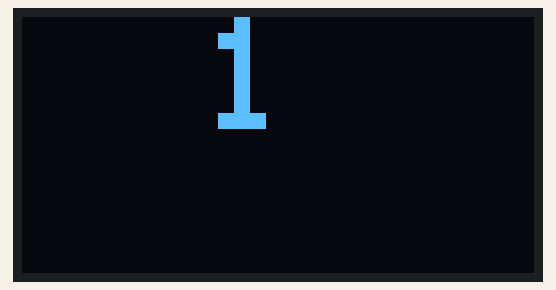
Bench run of a sketch on a simulated Arduino Uno, built with avr-gcc and run on an emulated ATmega328P. Parts: 128×64 one-colour display.

Above: at 0.1 s.
At 4.2 s:
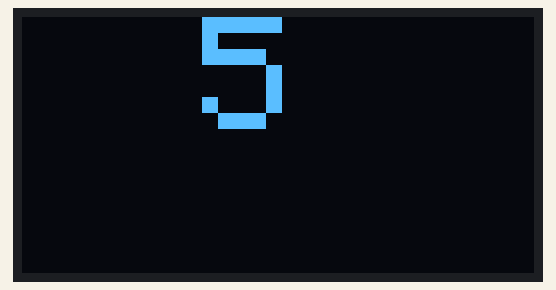
At 9.3 s:
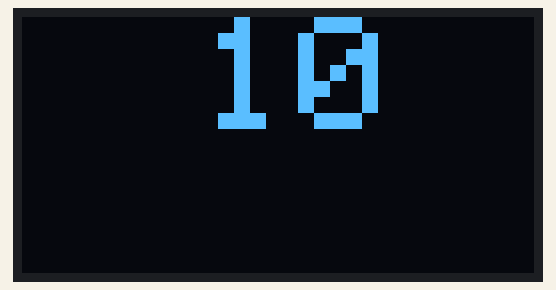
At 18.6 s:
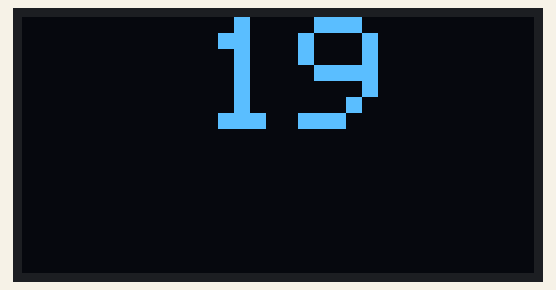
At 27.8 s:
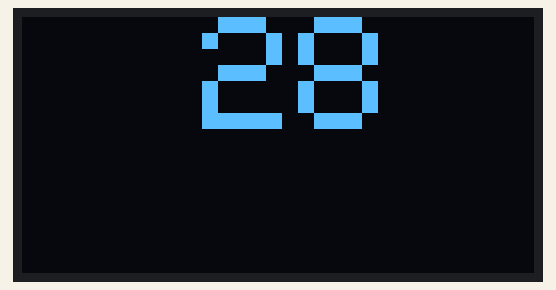
At 38.1 s:
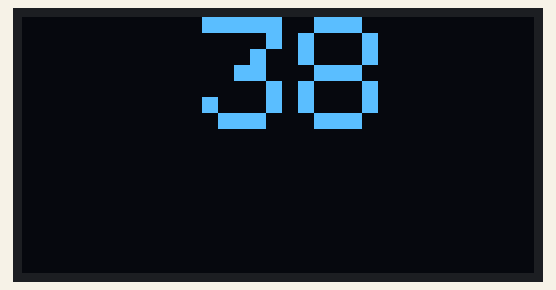

Measured:
- what the display in image 1 shows lasts 1.0 s, from 4.2 s to 5.2 s

The sketch:

Tugas_Prak_MCU_10.1.ino
```cpp
#include <Wire.h>
#include <Adafruit_GFX.h>
#include <Adafruit_SSD1306.h>
#define SCREEN_WIDTH 128
#define SCREEN_HEIGHT 64
#define SCREEN_ADDRESS 0x3C
#define OLED LED_BUILTIN
Adafruit_SSD1306 display(OLED);

void setup() {
  pinMode(OLED, OUTPUT);
  digitalWrite(OLED, LOW);
  display.begin(SSD1306_SWITCHCAPVCC, 0x3C);
}

void loop() {
  for (byte arr = 1; arr <= 60; arr++) {
    display.clearDisplay();
    display.setTextSize(4);
    display.setTextColor(WHITE);
    display.setCursor(45, 0);
    display.println(arr);
    display.display();
    delay(1000);
  }
}
```
